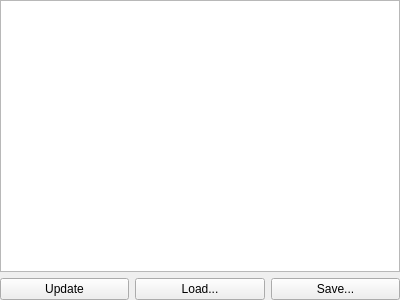
<?xml version="1.0" encoding="UTF-8"?>
<ui version="4.0">
 <class>StyleSheetForm</class>
 <widget class="QWidget" name="StyleSheetForm">
  <property name="geometry">
   <rect>
    <x>0</x>
    <y>0</y>
    <width>400</width>
    <height>300</height>
   </rect>
  </property>
  <property name="windowTitle">
   <string>Form</string>
  </property>
  <layout class="QVBoxLayout" name="verticalLayout">
   <property name="leftMargin">
    <number>0</number>
   </property>
   <property name="topMargin">
    <number>0</number>
   </property>
   <property name="rightMargin">
    <number>0</number>
   </property>
   <property name="bottomMargin">
    <number>0</number>
   </property>
   <item>
    <widget class="QPlainTextEdit" name="mStyleSheet"/>
   </item>
   <item>
    <layout class="QHBoxLayout" name="horizontalLayout">
     <item>
      <widget class="QPushButton" name="mButtonStyleUpdate">
       <property name="text">
        <string>Update</string>
       </property>
      </widget>
     </item>
     <item>
      <widget class="QPushButton" name="mButtonStyleLoad">
       <property name="text">
        <string>Load...</string>
       </property>
      </widget>
     </item>
     <item>
      <widget class="QPushButton" name="mButtonStyleSave">
       <property name="text">
        <string>Save...</string>
       </property>
      </widget>
     </item>
    </layout>
   </item>
  </layout>
 </widget>
 <resources/>
 <connections/>
</ui>
